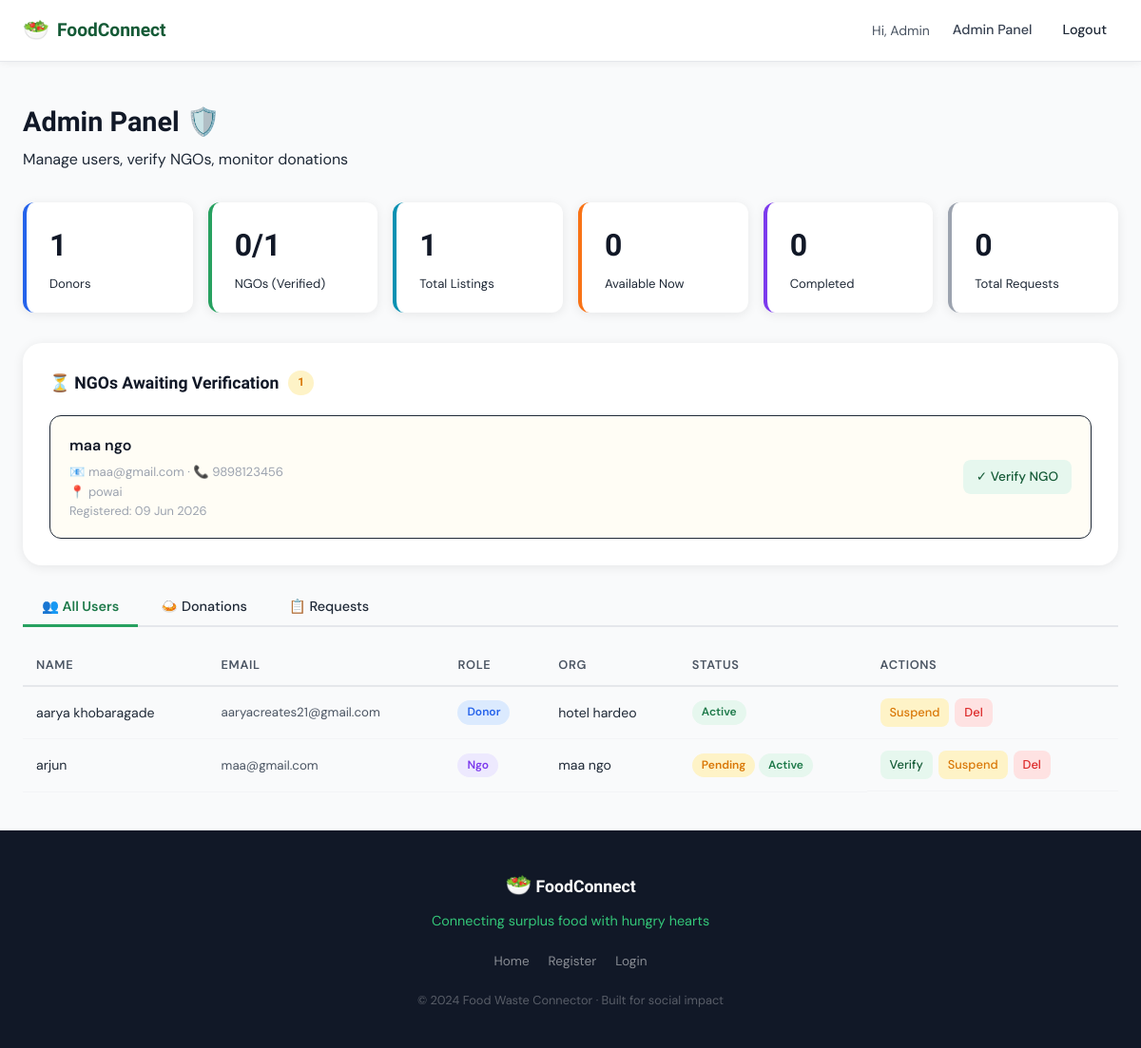
The app's page /admin/dashboard (signed in) with its own data.
### app.py (models this page shows)
class User(db.Model):
    id = db.Column(db.Integer, primary_key=True)
    name = db.Column(db.String(100), nullable=False)
    email = db.Column(db.String(120), unique=True, nullable=False)
    password = db.Column(db.String(200), nullable=False)
    phone = db.Column(db.String(15))
    role = db.Column(db.String(10), nullable=False)  # donor / ngo / admin
    org_name = db.Column(db.String(150))
    address = db.Column(db.String(250))
    is_verified = db.Column(db.Boolean, default=False)
    is_active = db.Column(db.Boolean, default=True)
    created_at = db.Column(db.DateTime, default=datetime.utcnow)
    donations = db.relationship('Donation', backref='donor', lazy=True)
    requests = db.relationship('FoodRequest', backref='ngo', lazy=True)

### app.py (the view)
@app.route('/admin/dashboard')
@login_required
@role_required('admin')
def admin_dashboard():
    mark_expired_donations()
    users = User.query.filter(User.role != 'admin').all()
    donations = Donation.query.order_by(Donation.created_at.desc()).all()
    requests = FoodRequest.query.order_by(FoodRequest.requested_at.desc()).all()
    pending_ngos = User.query.filter_by(role='ngo', is_verified=False, is_active=True).all()
    stats = {
        'donors': User.query.filter_by(role='donor').count(),
        'ngos': User.query.filter_by(role='ngo').count(),
        'verified_ngos': User.query.filter_by(role='ngo', is_verified=True).count(),
        'total_donations': Donation.query.count(),
        'available': Donation.query.filter_by(status='available').count(),
        'completed': Donation.query.filter_by(status='completed').count(),
        'total_requests': FoodRequest.query.count(),
    }
    return render_template('admin_dashboard.html',
        users=users, donations=donations, requests=requests,
        pending_ngos=pending_ngos, stats=stats, now=datetime.utcnow()
    )

### app.py (called while the page is built)
def login_required(f):
    @wraps(f)
    def decorated(*args, **kwargs):
        if 'user_id' not in session:
            flash('Please login to continue.', 'warning')
            return redirect(url_for('login'))
        return f(*args, **kwargs)
    return decorated

def role_required(*roles):
    def decorator(f):
        @wraps(f)
        def decorated(*args, **kwargs):
            if 'role' not in session or session['role'] not in roles:
                flash('Access denied.', 'danger')
                return redirect(url_for('index'))
            return f(*args, **kwargs)
        return decorated
    return decorator

def mark_expired_donations():
    now = datetime.utcnow()
    expired = Donation.query.filter(
        Donation.expiry_time < now,
        Donation.status == 'available'
    ).all()
    for d in expired:
        d.status = 'expired'
    db.session.commit()

### templates/admin_dashboard.html (shortened to what this page needs)
{% extends "base.html" %}
{% block content %}
<section class="dashboard-section">
  <div class="dashboard-container">
    <div class="dashboard-header">
      <div>
        <h1 class="dashboard-title">Admin Panel 🛡️</h1>
        <p class="dashboard-sub">Manage users, verify NGOs, monitor donations</p>
      </div>
    </div>
    <div class="stats-grid stats-grid-wide">
      <div class="stat-card stat-blue">
        <div class="stat-card-num">{{ stats.donors }}</div>
        <div class="stat-card-label">Donors</div>
      </div>
      <div class="stat-card stat-green">
        <div class="stat-card-num">{{ stats.verified_ngos }}/{{ stats.ngos }}</div>
        <div class="stat-card-label">NGOs (Verified)</div>
      </div>
      <div class="stat-card stat-teal">
        <div class="stat-card-num">{{ stats.total_donations }}</div>
        <div class="stat-card-label">Total Listings</div>
      </div>
      <div class="stat-card stat-orange">
        <div class="stat-card-num">{{ stats.available }}</div>
        <div class="stat-card-label">Available Now</div>
      </div>
      <div class="stat-card stat-purple">
        <div class="stat-card-num">{{ stats.completed }}</div>
        <div class="stat-card-label">Completed</div>
      </div>
      <div class="stat-card stat-gray">
        <div class="stat-card-num">{{ stats.total_requests }}</div>
        <div class="stat-card-label">Total Requests</div>
      </div>
    </div>
    {% if pending_ngos %}
    <div class="dashboard-block">
      <h2 class="block-title">⏳ NGOs Awaiting Verification <span class="badge badge-orange">{{ pending_ngos|length }}</span></h2>
      <div class="requests-list">
        {% for ngo in pending_ngos %}
        <div class="request-card urgent">
          <div class="request-info">
            <div class="request-ngo">{{ ngo.org_name or ngo.name }}</div>
            <div class="request-meta">📧 {{ ngo.email }} · 📞 {{ ngo.phone }}</div>
            <div class="request-meta">📍 {{ ngo.address or 'No address provided' }}</div>
            <div class="request-date">Registered: {{ ngo.created_at.strftime('%d %b %Y') }}</div>
          </div>
          <div class="request-actions">
            <a href="{{ url_for('verify_ngo', user_id=ngo.id) }}" class="btn btn-success btn-sm">✓ Verify NGO</a>
          </div>
        </div>
        {% endfor %}
      </div>
    </div>
    {% endif %}
    <div class="admin-tabs">
      <button class="tab-btn active" onclick="showTab('users')">👥 All Users</button>
      <button class="tab-btn" onclick="showTab('donations')">🍛 Donations</button>
      <button class="tab-btn" onclick="showTab('requests')">📋 Requests</button>
    </div>
    <div class="tab-panel active" id="tab-users">
      <div class="donations-table-wrap">
        <table class="donations-table">
          <thead>
            <tr><th>Name</th><th>Email</th><th>Role</th><th>Org</th><th>Status</th><th>Actions</th></tr>
          </thead>
          <tbody>
          {% for u in users %}
          <tr>
            <td>{{ u.name }}</td>
            <td class="td-email">{{ u.email }}</td>
            <td><span class="badge badge-{{ u.role }}">{{ u.role|title }}</span></td>
            <td>{{ u.org_name or '—' }}</td>
            <td>
              {% if u.role == 'ngo' %}
                <span class="badge {{ 'badge-green' if u.is_verified else 'badge-orange' }}">
                  {{ 'Verified' if u.is_verified else 'Pending' }}
                </span>
              {% endif %}
              <span class="badge {{ 'badge-active' if u.is_active else 'badge-suspended' }}">
                {{ 'Active' if u.is_active else 'Suspended' }}
              </span>
            </td>
            <td class="action-cell">
              {% if u.role == 'ngo' and not u.is_verified %}
                <a href="{{ url_for('verify_ngo', user_id=u.id) }}" class="btn btn-xs btn-success">Verify</a>
              {% endif %}
              <a href="{{ url_for('toggle_user', user_id=u.id) }}" class="btn btn-xs btn-warning">
                {{ 'Suspend' if u.is_active else 'Activate' }}
              </a>
              <a href="{{ url_for('delete_user', user_id=u.id) }}" class="btn btn-xs btn-danger"
                 onclick="return confirm('Delete user {{ u.name }}?')">Del</a>
            </td>
          </tr>
          {% endfor %}
          </tbody>
        </table>
      </div>
    </div>
  </div>
</section>
{% endblock %}

### templates/base.html (shortened to what this page needs)
<!DOCTYPE html>
<html lang="en">
<head>
  <link rel="stylesheet" href="{{ url_for('static', filename='css/style.css') }}">
</head>
<body>
<nav class="navbar">
  <div class="nav-inner">
    <a href="{{ url_for('index') }}" class="brand">
      <span class="brand-icon">🥗</span>
      <span class="brand-text">FoodConnect</span>
    </a>
    <div class="nav-links">
      {% if 'user_id' in session %}
        <span class="nav-greeting">Hi, {{ session.name.split()[0] }}</span>
        {% if session.role == 'donor' %}
          <a href="{{ url_for('donor_dashboard') }}" class="nav-link">Dashboard</a>
          <a href="{{ url_for('add_food') }}" class="btn btn-sm btn-primary">+ List Food</a>
        {% elif session.role == 'ngo' %}
          <a href="{{ url_for('ngo_dashboard') }}" class="nav-link">Dashboard</a>
        {% elif session.role == 'admin' %}
          <a href="{{ url_for('admin_dashboard') }}" class="nav-link">Admin Panel</a>
        {% endif %}
        <a href="{{ url_for('logout') }}" class="nav-link nav-logout">Logout</a>
      {% else %}
        <a href="{{ url_for('login') }}" class="nav-link">Login</a>
        <a href="{{ url_for('register') }}" class="btn btn-sm btn-primary">Join Now</a>
      {% endif %}
    </div>
  </div>
</nav>
<main>
  {% block content %}{% endblock %}
</main>
<footer class="footer">
  <div class="footer-inner">
    <div class="footer-brand">
      <span class="brand-icon">🥗</span> FoodConnect
    </div>
    <p class="footer-tagline">Connecting surplus food with hungry hearts</p>
    <div class="footer-links">
      <a href="{{ url_for('index') }}">Home</a>
      <a href="{{ url_for('register') }}">Register</a>
      <a href="{{ url_for('login') }}">Login</a>
    </div>
    <p class="footer-copy">© 2024 Food Waste Connector · Built for social impact</p>
  </div>
</footer>
</body>
</html>

### records on screen
User: org_name "maa ngo", email "maa@gmail.com", phone "9898123456", address "powai", created_at "09 Jun 2026", name "arjun", role "Ngo", is_verified "Pending", is_active "Active", is_active "Suspend"
User: name "aarya khobaragade", email "aaryacreates21@gmail.com", role "Donor", org_name "hotel hardeo", is_active "Active", is_active "Suspend"

### other values on screen
{{ session.name.split()[0] }} "Admin"
{{ stats.donors }} "1"
{{ stats.verified_ngos }} "0"
{{ stats.ngos }} "1"
{{ stats.total_donations }} "1"
{{ stats.available }} "0"
{{ stats.completed }} "0"
{{ stats.total_requests }} "0"
{{ pending_ngos|length }} "1"
